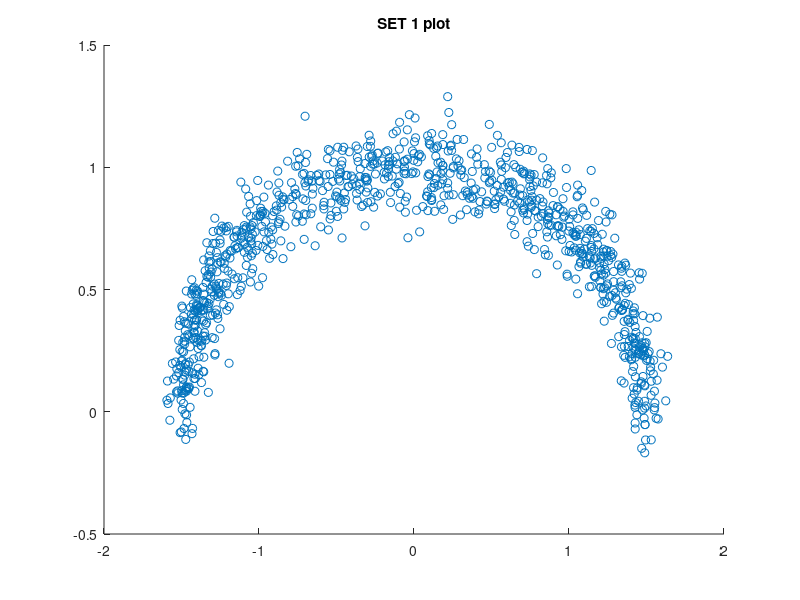

Write the MATLAB code that produced this figure. (Note: this script raises an error after producing the figure.)
clear;
clc;
close all;

m1 = load('points2D_Set2.mat');
T1 = m1.x;
T2 = m1.y;
figure;
title('SET 1 plot');
hold on;
scatter(T1,T2,'blue');
M1 = MEAN(T1,numel(T1));
M2 = MEAN(T2,numel(T2));
V1 = VAR(T1,numel(T1),M1);
V2 = VAR(T2,numel(T2),M2);
cv = COVAR(T1,T2,numel(T1),M1,M2);
theta = 0:0.001:pi;
T = V1*cos(theta).*cos(theta)+V2*sin(theta).*sin(theta)+2*cv*cos(theta).*sin(theta);
[max_val, max_ind] = max(T);
t = theta(max_ind); L = 10;
y = M2 + (T1-M1)*tan(t);
plot(T1,y,'red');
function m = MEAN( T , N)
    m = sum(T)/N;
end
function v = VAR(T, N, m)
    v = sum((T-m).^2/(N-1));
end
function c = COVAR(X,Y,N,m1,m2)
    c = sum(((X-m1).*(Y-m2))/(N-1));
end
